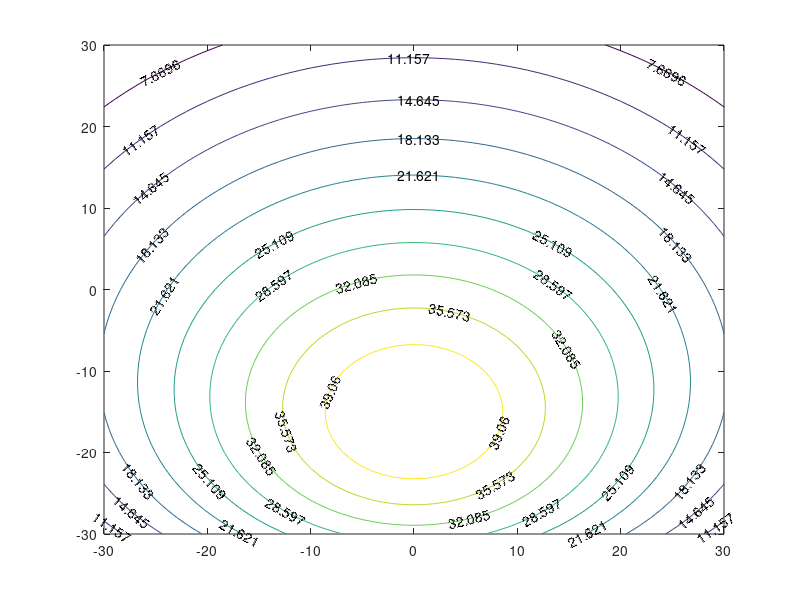

Reproduce this figure in MATLAB.
clc;
close all;
clear all;
R=30;
H=20;
ele=60;                                             % Atak vary korae kicu plot neya jete pare
g=R-H*cotd(ele);
%g=0;
theta_sub = atand((R+g)/H)+ atand((R-g)/H);
theta_0= (theta_sub/2)-atand((R-g)/H);
%x0= sqrt(x.^2+y.^2).*cosd(atand(y/x)-theta_0);
%y0= sqrt(x.^2+y.^2).*sind(atand(y/x)-theta_0);
%x_a= (x0-H*tand(theta_0)).*cosd(theta_0);
%theta_a=atand(realsqrt(x_a.^2)/(H*cosd(theta_0)+x0.*sind(theta_0)));
%theta=-90:1:90;
n_H=1.7;                                            %%Atak vary korae amra amader cell edge ar sathe 3db/10db point k adjust korte parbo
                                                    %%Akhane n=1.7 a -3db adjusted
a_H=1/n_H;
effi=0.8;
theta_3db=2*acosd(0.5^a_H);
D_max=(32*log10(2))/(2*theta_3db^2);
x1=theta_sub/2-90;                                  % Ata use kora hoica -90 to +90 range a neyar jonno
x2=theta_sub/2+90;                                  % Ata use kora hoica -90 to +90 range a neyar jonno
x= x1:x2;
%x= 0:theta_sub;
deviation=theta_sub/2-x;                            % Angles away from the boresight
D=D_max*effi*cosd(deviation).^n_H;                         % Gain at the angles away
D_db=50+10*log10(D);                                   % 
% figure (1);
% plot(deviation,D_db);
% title('Radiation pattern of HAP antenna');
% hold on;
% grid on;

%%  User antenna ratiation pattern

theta=-90:1:90;
n_U=6;
D_bore=18;
D_U=effi*cosd(theta).^n_U;
D_U_db= D_bore+10*log10(D_U);
% figure (2);
% plot(theta,D_U_db,'r');
% title('Radiation pattern of User antenna');
% hold on;
% grid on;

%% Carrier to Noise ration

x0=-R:R;
y0=-R:R;
z0=0:H;
f=3.5;
c=.3;
P_H=40;                                             % Tx power
NF=-100.5;                                          % Noise power
CINR=zeros(size(x0));
m1=size(x0);
n1=size(y0);
p1=size(z0);
for p=1:p1(2)
    if z0(p)==H
    for m=1:m1(2)
        for n=1:n1(2)
            h_p=[x0(R+1)-g y0(R+1) z0(H+1)];
            u_p=[x0(m) y0(n) z0(1)];
            spp=[x0(R+1)-g y0(R+1) z0(1)];
            bore_point1=[H*tand(theta_0)-g y0(R+1) z0(1)];        % Bore at theta_sub/2 point 
            bore_point2=[x0(R+1)-g y0(R+1) z0(1)];                % Bore at spp point 
            bore_point3=[x0(R+1) y0(R+1) z0(1)];                  % Bore at cell centre point
            vec_h2bore=[bore_point3(1)-h_p(1) bore_point3(2)-h_p(2) bore_point3(3)-h_p(3)];
            vec_h2u=[u_p(1)-h_p(1) u_p(2)-h_p(2) u_p(3)-h_p(3)];
            vec_h2spp=[spp(1)-h_p(1) spp(2)-h_p(2) spp(3)-h_p(3)];
            theta_user=acosd(dot(vec_h2u,vec_h2bore)/(norm(vec_h2bore)*norm(vec_h2u)));                     
            theta_centre=atand(g/H);
            deviation_user1=theta_sub/2-theta_user;              % Akhane onnanno point a bore ar jonno change korte hobe
            deviation_user2=theta_user;                          % Akhane onnanno point a bore ar jonno change korte hobe
            deviation_user3=theta_centre-theta_user;             % Akhane onnanno point a bore ar jonno change korte hobe             
            A_H=D_max*effi*cosd(deviation_user2)^n_H;
            A_H_db=40+10*log10(A_H);                                 % HAP antenna gain
            theta_u2spp= acosd(dot(vec_h2u,vec_h2spp)/(norm(vec_h2spp)*norm(vec_h2u)));
            A_U=effi*cosd(theta_u2spp)^n_U;
            A_U_db=10+D_bore+10*log10(A_U);                        % User antenna gain
            %A_U_db=20;
            lamda=c/f;
            d=norm(vec_h2u);                                    % Distance from the user
            FSL= (4*pi*d*1000/lamda)^2;
            FSL_db=10*log10(FSL);                               % Free space loss
            C=P_H+A_H_db+A_U_db-FSL_db;                               % Carrier
            CINR(m,n)=C-NF;
        end
    end
    end
end
figure (3);
contour(x0,y0,CINR,'ShowText','on');
